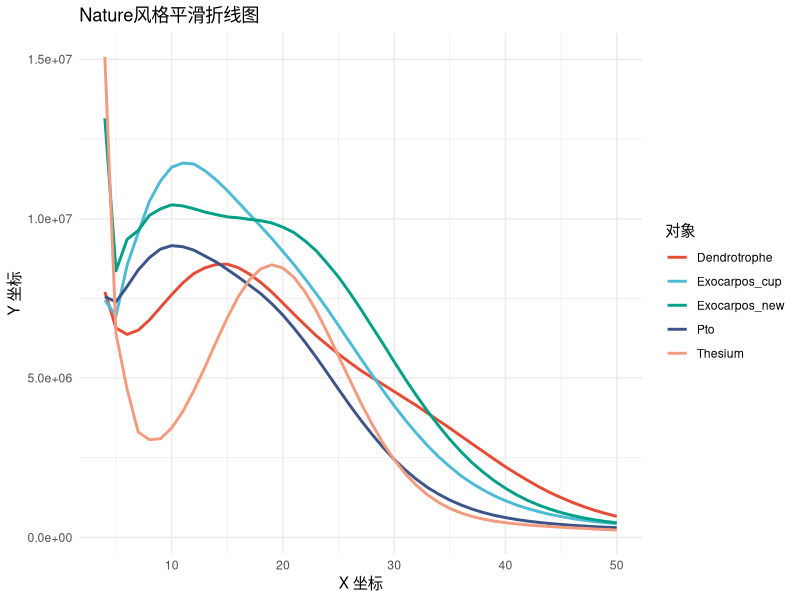

Source code (R):
library(ggplot2)
library(tidyr)
library(ggsci)

kmer <- read.csv("kmer_plot.txt",header=T,sep="\t")

kmer_long <- kmer %>%
  pivot_longer(cols = -x, names_to = "对象", values_to = "y")

ggplot(kmer_long, aes(x = x, y = y, color = 对象)) +
  geom_line(size = 1) +
#  geom_smooth(method = "loess", se = FALSE, span = 0.5) +
  scale_color_npg() +   # 核心：应用Nature (NPG) 配色方案[reference:2]
  labs(title = "Nature风格平滑折线图", x = "X 坐标", y = "Y 坐标") +
  theme_minimal()
